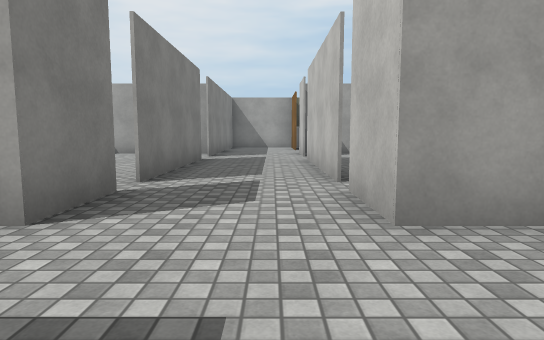
view 1 (above)

20 first-person views from a walk through a Unity game level. The camera is 1.2 m above the floor, tilts 6° down and sees 75° across. The floor is counted in squares, 2 m on a side. Each view is taken from the middle of a square. On the plan, view 1 faces up. The plan holds only what a view shows up to about 10 squares ahead; the rest is blank. The place goes on beyond the plan. Door leaves are left out, so doorways stand open. Some surface patterns are stand-ins.

view 2
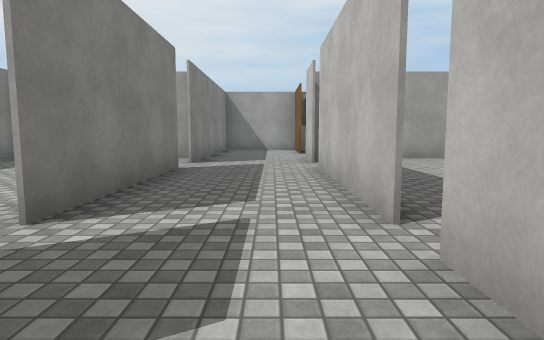

view 3
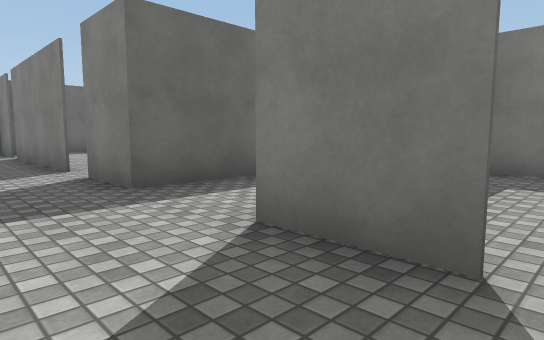

view 4
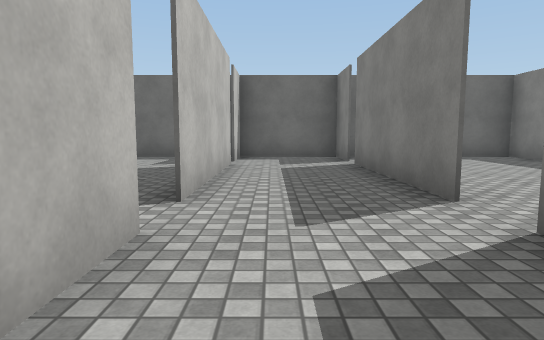

view 5
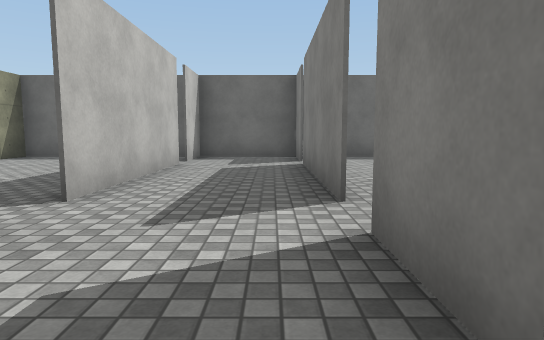

view 6
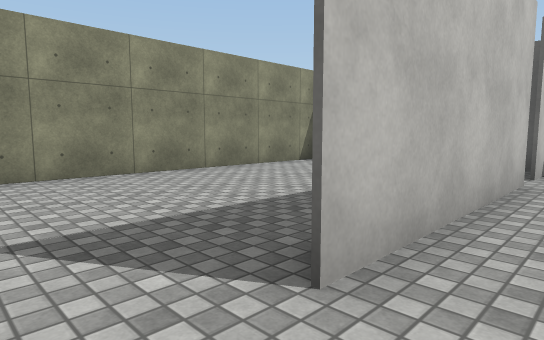

view 7
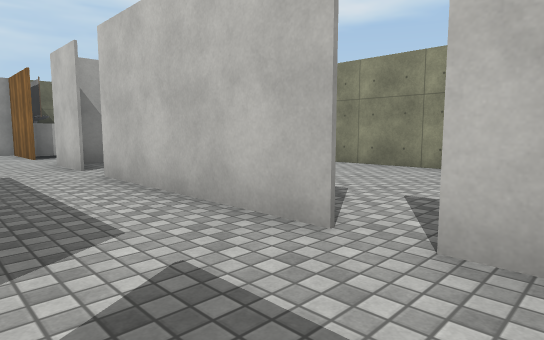

view 8
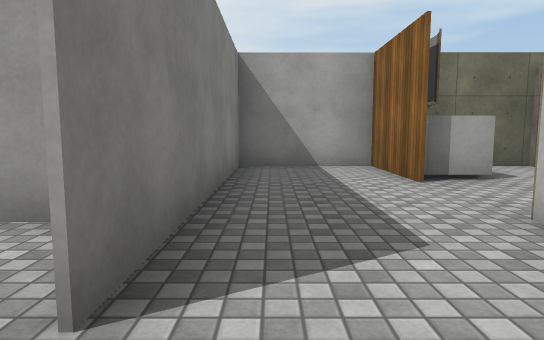

view 9
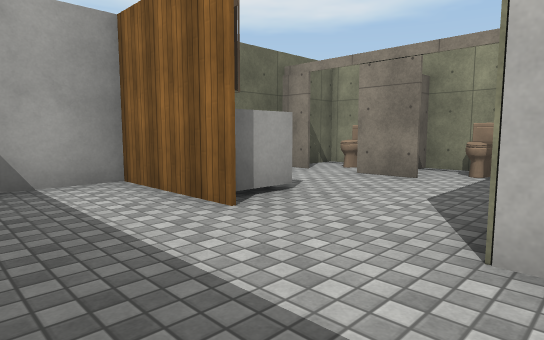

view 10
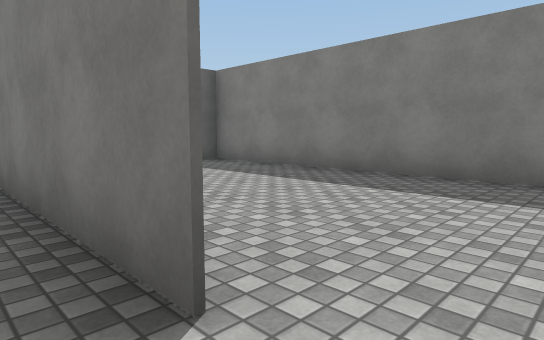

view 11
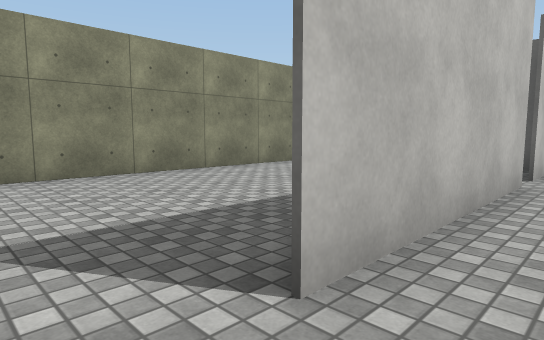

view 12
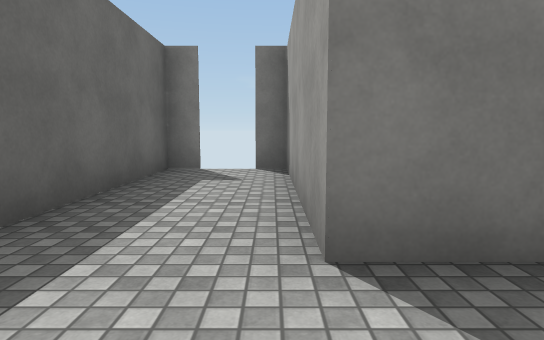

view 13
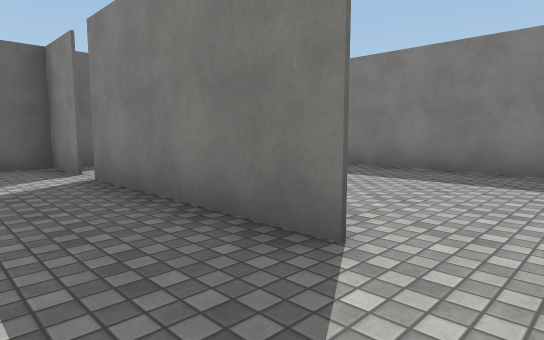

view 14
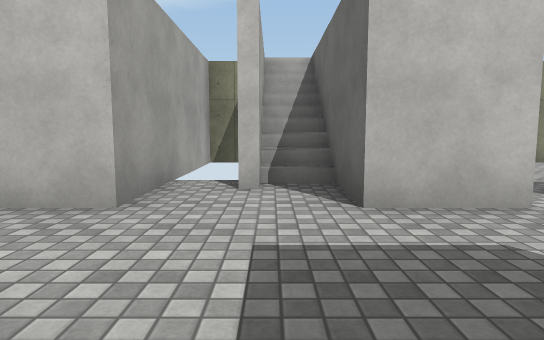

view 15
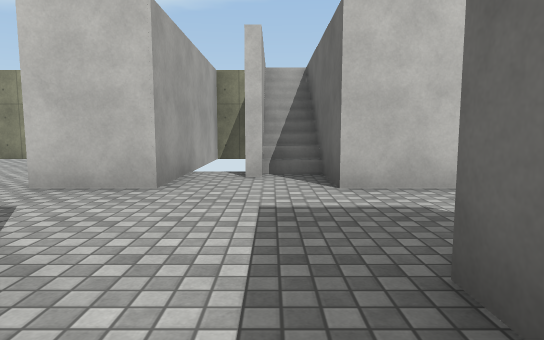

view 16
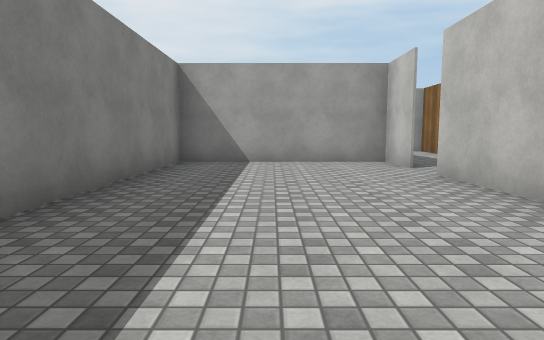

view 17
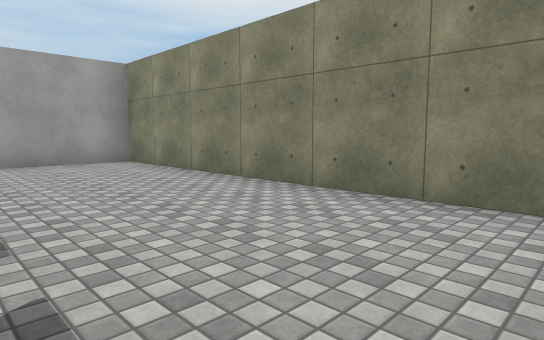

view 18
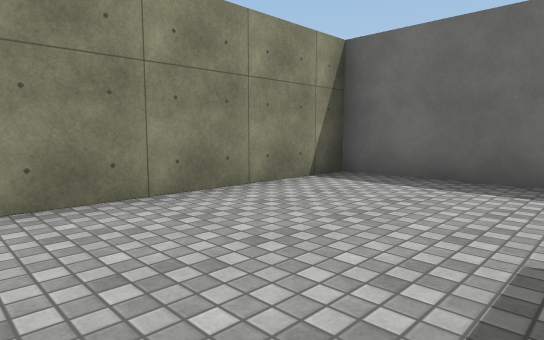

view 19
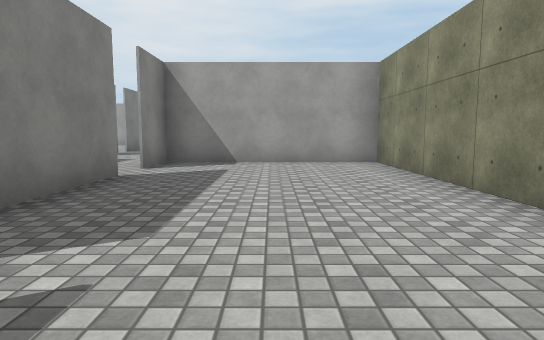

view 20
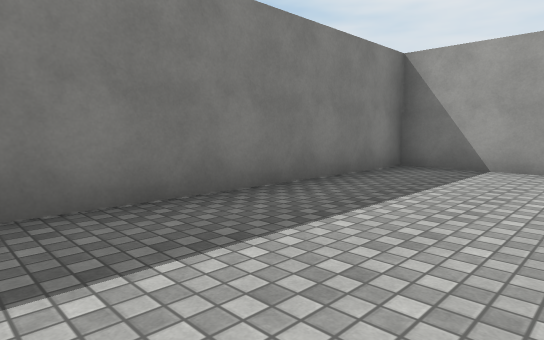

### Floor plan
Points are (right, up) in squares from view 1. A wall is a line through its corners. A room is listed if a view was taken in it or the views show most of it. See-through windows are left out.
Room 1 (views 1, 2, 3, 4, 5, 6, 7, 8, 9, 10, 11, 12, 13, 14, 15)
walls: (0.8, 4.2) (0.8, 8.1); (-1.6, 8.1) (-1.6, 4.2); (-1.6, 3.6) (-1.6, 2.2) (-5.9, 2.2); (0.8, 9) (0.8, 10.5); (3.6, 2.2) (0.8, 2.2) (0.8, 3.8); (0.8, 12.2) (0.8, 14.4) (-1.6, 14.4) (-1.6, 9); (5.1, 9.9) (5.1, 14.4) (2.9, 14.4); (1.9, 12.5) (0.9, 12.5); (3.7, 11.9) (3.7, 12.9); (0.8, -1.1) (0.8, 0.3) (4.2, 0.3); (-1.6, -2) (-1.6, -5.9); (-6, 0.3) (-1.6, 0.3) (-1.6, -1.1); (5.2, 12.5) (4.8, 12.5); (3.7, 13.8) (3.7, 14.4); (0.8, -5.9) (0.8, -2); (-1.6, -6.4) (-1.6, -7.9); (0.8, -7.9) (0.8, -6.4); (-1.9, -7.8) (1.1, -7.8)
ways out: open door at (-2, 4) to room 2; open door at (-2, 8.5) to room 2; open door at (1, 4) to room 3; open door at (1, 8.5) to room 3; open door at (1, -6.5) to room 4; open door at (1, -1.5) to room 4; open door at (-2, -6.5) to room 5; open door at (-2, -1.5) to room 5; open door at (-6, 1.5)
objects: toilet (4, 11) to (5, 11); toilet (5, 13)
Room 2 (view 16)
walls: (-1.6, 6) (-1.6, 8.1); (-1.6, 9) (-1.6, 10.3) (-5.9, 10.3) (-5.9, 1.6)
ways out: open door at (-2, 4) to room 1; open door at (-2, 8.5) to room 1
Room 3 (views 17, 18)
walls: (1, 2.3) (3.6, 2.3); (5.1, 2.2) (5.1, 9.9); (5.2, 10.3) (0.8, 10.3)
ways out: open door at (1, 4) to room 1; open door at (1, 8.5) to room 1
Room 4 (view 19)
walls: (0.8, -2) (0.8, -4.2); (4.4, 0.2) (0.8, 0.2) (0.8, -1.1); (1.1, -7.8) (5.1, -7.8) (5.1, 0.1)
ways out: open door at (1, -6.5) to room 1; open door at (1, -1.5) to room 1
Room 5 (view 20)
walls: (-3.8, 0.2) (-6, 0.2); (-5.9, 0.9) (-5.9, -7.8) (-1.9, -7.8)
ways out: open door at (-2, -6.5) to room 1; open door at (-2, -1.5) to room 1

Where each view was taken, in squares from view 1:
view 1: 0 up, 0 right, facing up
view 2: 2 up, 0 right, facing up
view 3: 4 up, 0 right, facing down-left
view 4: 1 up, 0 right, facing down
view 5: 1 up, 1 left, facing down
view 6: 1 down, 0 right, facing down-right
view 7: 3 up, 1 left, facing up-right
view 8: 8 up, 1 left, facing up
view 9: 10 up, 1 left, facing up-right
view 10: 9 up, 1 left, facing down-left
view 11: 9 up, 0 right, facing down-right
view 12: 2 up, 0 right, facing left
view 13: 1 down, 0 right, facing down-left
view 14: 1 up, 2 left, facing right
view 15: 1 up, 3 left, facing right
view 16: 3 up, 4 left, facing up
view 17: 3 up, 2 right, facing up-right
view 18: 7 up, 2 right, facing down-right
view 19: 7 down, 3 right, facing up
view 20: 6 down, 3 left, facing up-left
